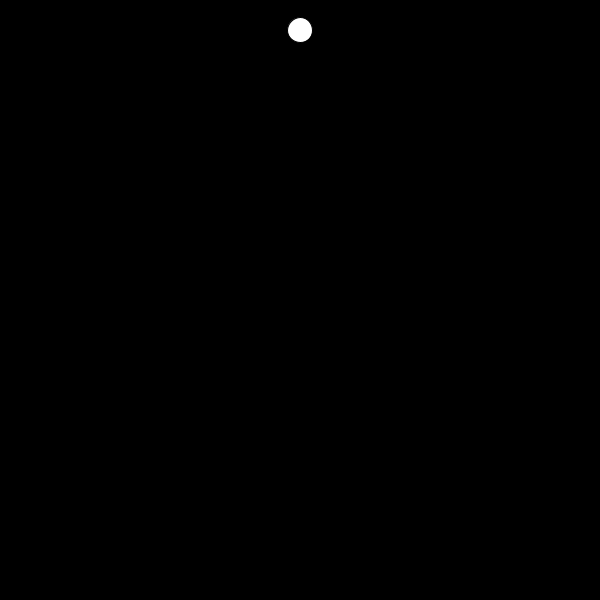
Frame 1 (no input)
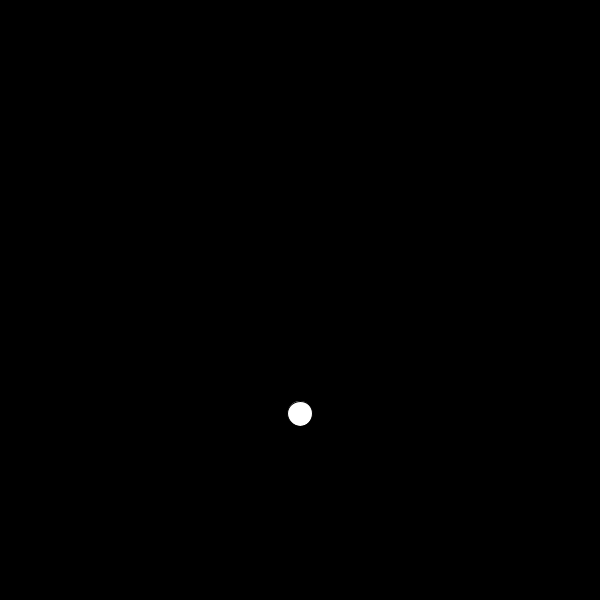
Frame 60 (the mouse pressed at the canvas centre just before this capture)
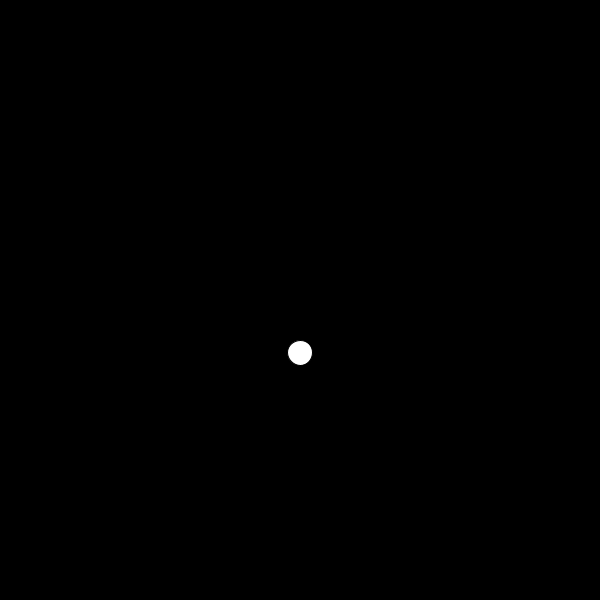
Frame 120 (the mouse held since frame 60 and released just before this capture)

The Processing sketch that drew these frames (run headless with seeded random() and noise(); from frame 60 on, the mouse is pressed at the canvas centre):

// Processing sketch: Question_1
// ── Question_1.pde
PVector pos, vel, accel; 

void setup(){
  size(600, 600); 

  pos = new PVector(width/2, 25); 
  vel = new PVector(0, 5); 
  accel = new PVector(0, .05); 

  smooth(); 
}

void draw(){
  background(0); 
  pos.add(vel); 
  vel.add(accel);
  ellipse(pos.x, pos.y, 25, 25); 
  if(pos.y >= height){
    pos.y=0; 
  }
  if(pos.y <= 0){
    accel = new PVector(0, .01);
  }
}
